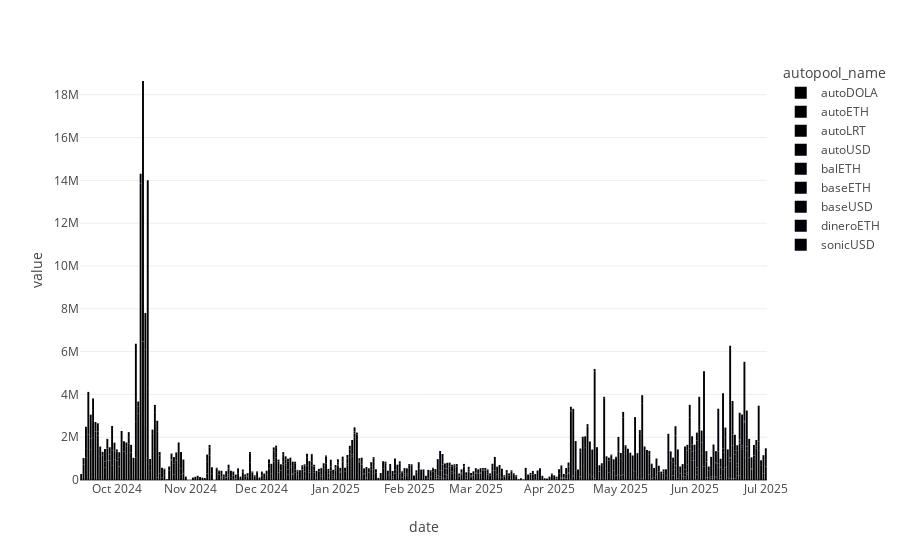

This figure's notebook cell:
### Code cell
px.bar(df.groupby(['date', 'autopool_name'])['computed_usd_volumne'].sum().reset_index().pivot(columns='autopool_name', index='date', values='computed_usd_volumne'))

### Figure 1 — Plotly figure (JSON) as saved in the notebook; plotly's stock layout.template omitted (floating-point values rounded to 4 significant figures; data arrays with more than 128 entries replaced by an {"elided": "..."} marker saying what was removed)
{"data": [{"alignmentgroup": "True", "hovertemplate": "autopool_name=autoDOLA<br>date=%{x}<br>value=%{y}<extra></extra>", "legendgroup": "autoDOLA", "marker": {"color": "#000001", "pattern": {"shape": ""}}, "name": "autoDOLA", "offsetgroup": "autoDOLA", "orientation": "v", "showlegend": true, "textposition": "auto", "type": "bar", "x": {"elided": "286 str values"}, "xaxis": "x", "y": {"elided": "286 float values"}, "yaxis": "y"}, {"alignmentgroup": "True", "hovertemplate": "autopool_name=autoETH<br>date=%{x}<br>value=%{y}<extra></extra>", "legendgroup": "autoETH", "marker": {"color": "#000002", "pattern": {"shape": ""}}, "name": "autoETH", "offsetgroup": "autoETH", "orientation": "v", "showlegend": true, "textposition": "auto", "type": "bar", "x": {"elided": "286 str values"}, "xaxis": "x", "y": {"elided": "286 float values"}, "yaxis": "y"}, {"alignmentgroup": "True", "hovertemplate": "autopool_name=autoLRT<br>date=%{x}<br>value=%{y}<extra></extra>", "legendgroup": "autoLRT", "marker": {"color": "#000003", "pattern": {"shape": ""}}, "name": "autoLRT", "offsetgroup": "autoLRT", "orientation": "v", "showlegend": true, "textposition": "auto", "type": "bar", "x": {"elided": "286 str values"}, "xaxis": "x", "y": {"elided": "286 float values"}, "yaxis": "y"}, {"alignmentgroup": "True", "hovertemplate": "autopool_name=autoUSD<br>date=%{x}<br>value=%{y}<extra></extra>", "legendgroup": "autoUSD", "marker": {"color": "#000004", "pattern": {"shape": ""}}, "name": "autoUSD", "offsetgroup": "autoUSD", "orientation": "v", "showlegend": true, "textposition": "auto", "type": "bar", "x": {"elided": "286 str values"}, "xaxis": "x", "y": {"elided": "286 float values"}, "yaxis": "y"}, {"alignmentgroup": "True", "hovertemplate": "autopool_name=balETH<br>date=%{x}<br>value=%{y}<extra></extra>", "legendgroup": "balETH", "marker": {"color": "#000005", "pattern": {"shape": ""}}, "name": "balETH", "offsetgroup": "balETH", "orientation": "v", "showlegend": true, "textposition": "auto", "type": "bar", "x": {"elided": "286 str values"}, "xaxis": "x", "y": {"elided": "286 float values"}, "yaxis": "y"}, {"alignmentgroup": "True", "hovertemplate": "autopool_name=baseETH<br>date=%{x}<br>value=%{y}<extra></extra>", "legendgroup": "baseETH", "marker": {"color": "#000006", "pattern": {"shape": ""}}, "name": "baseETH", "offsetgroup": "baseETH", "orientation": "v", "showlegend": true, "textposition": "auto", "type": "bar", "x": {"elided": "286 str values"}, "xaxis": "x", "y": {"elided": "286 float values"}, "yaxis": "y"}, {"alignmentgroup": "True", "hovertemplate": "autopool_name=baseUSD<br>date=%{x}<br>value=%{y}<extra></extra>", "legendgroup": "baseUSD", "marker": {"color": "#000007", "pattern": {"shape": ""}}, "name": "baseUSD", "offsetgroup": "baseUSD", "orientation": "v", "showlegend": true, "textposition": "auto", "type": "bar", "x": {"elided": "286 str values"}, "xaxis": "x", "y": {"elided": "286 float values"}, "yaxis": "y"}, {"alignmentgroup": "True", "hovertemplate": "autopool_name=dineroETH<br>date=%{x}<br>value=%{y}<extra></extra>", "legendgroup": "dineroETH", "marker": {"color": "#000008", "pattern": {"shape": ""}}, "name": "dineroETH", "offsetgroup": "dineroETH", "orientation": "v", "showlegend": true, "textposition": "auto", "type": "bar", "x": {"elided": "286 str values"}, "xaxis": "x", "y": {"elided": "286 float values"}, "yaxis": "y"}, {"alignmentgroup": "True", "hovertemplate": "autopool_name=sonicUSD<br>date=%{x}<br>value=%{y}<extra></extra>", "legendgroup": "sonicUSD", "marker": {"color": "#000009", "pattern": {"shape": ""}}, "name": "sonicUSD", "offsetgroup": "sonicUSD", "orientation": "v", "showlegend": true, "textposition": "auto", "type": "bar", "x": {"elided": "286 str values"}, "xaxis": "x", "y": {"elided": "286 int values"}, "yaxis": "y"}], "layout": {"barmode": "relative", "legend": {"title": {"text": "autopool_name"}, "tracegroupgap": 0}, "margin": {"t": 60}, "xaxis": {"anchor": "y", "domain": [0, 1], "title": {"text": "date"}}, "yaxis": {"anchor": "x", "domain": [0, 1], "title": {"text": "value"}}}}
